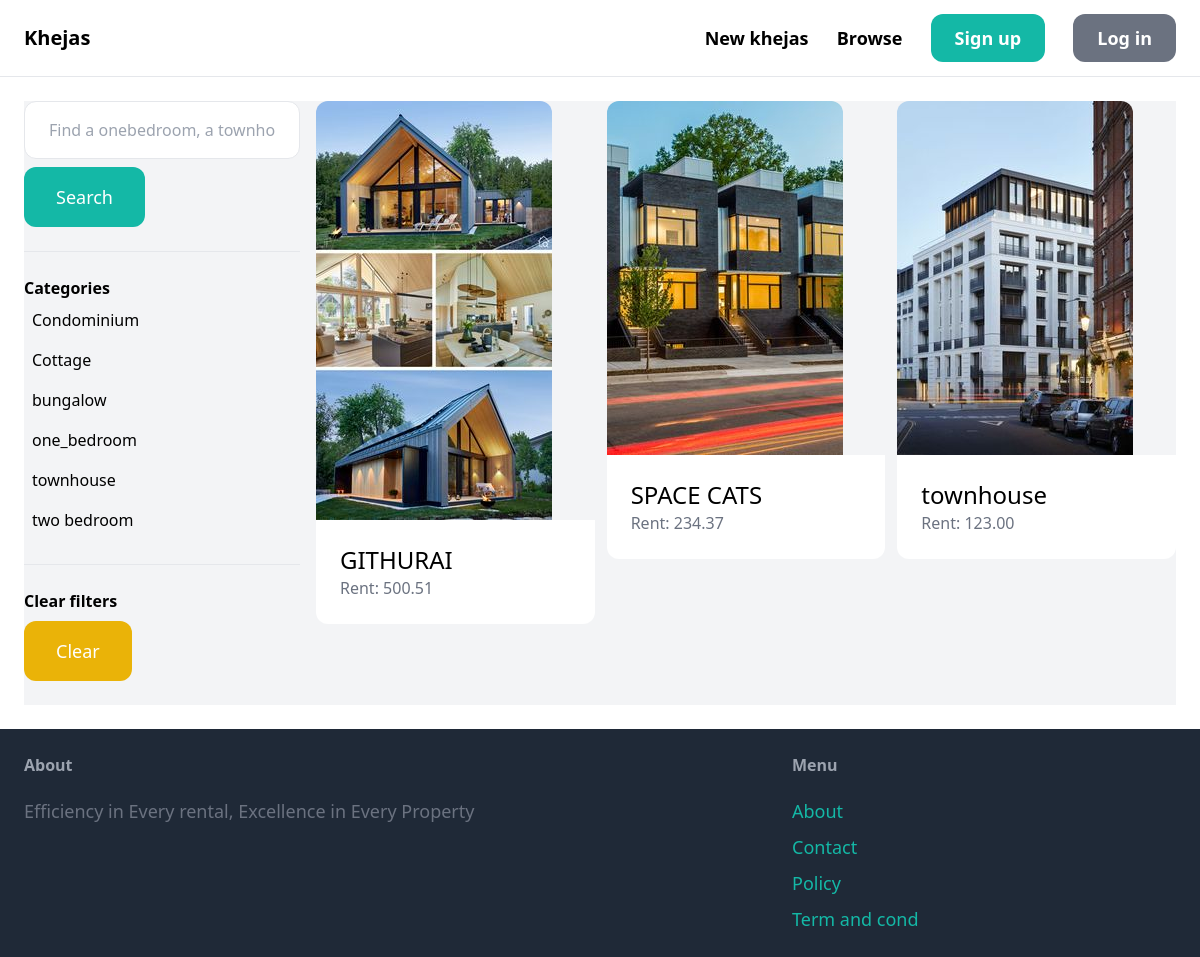
The app's page /khejass/, older data.
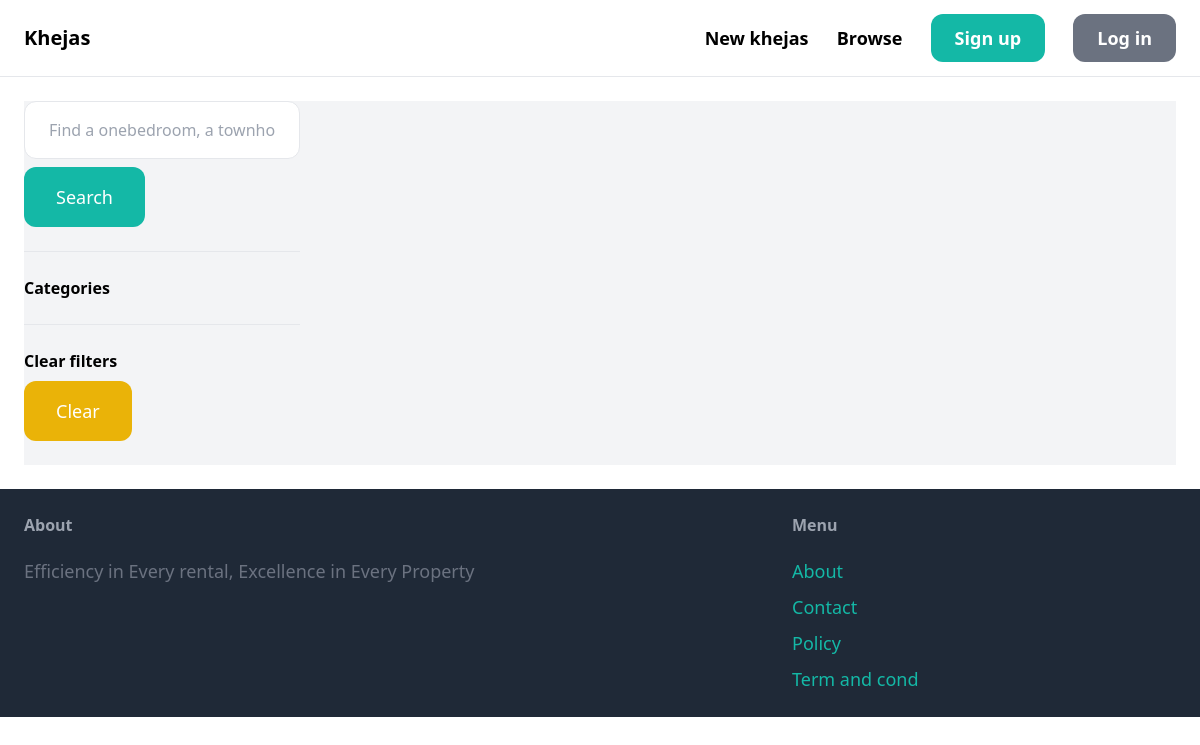
The same page, newer data.
### khejas/models.py (models this page shows, shortened)
class Category(models.Model):
    name = models.CharField(max_length=255)
    class Meta:
        ordering = ('name',)
        verbose_name_plural = 'Categories'

class Khejas(models.Model):
    category = models.ForeignKey(Category, related_name='khejass', on_delete=models.CASCADE)
    name = models.CharField(max_length=255)
    description = models.TextField(blank=True, null=True)
    rent = models.DecimalField(max_digits=5, decimal_places=2)
    image = models.ImageField(upload_to='khejas_images', blank=True, null=True)
    is_vacant = models.BooleanField(default=False)
    created_by = models.ForeignKey(User, related_name='khejass', on_delete=models.CASCADE)
    created_at = models.DateTimeField(auto_now_add=True)

### khejas/views.py (the view)
# urls.py: path('khejass/', include('khejas.urls')),
def khejass(request):
    query = request.GET.get('query', '')
    category_id = request.GET.get('category', 0)
    categories = Category.objects.all()
    khejass = Khejas.objects.filter(is_vacant=False)
    if category_id:
        khejass = khejass.filter(category_id=category_id)
    if query:
        khejass = khejass.filter(Q(name__icontains=query) | Q(description__icontains=query))
    return render(request, 'khejas/khejas.html', {
        'khejass': khejass,
        'query': query,
        'categories': categories,
        'category_id': int(category_id)
    })

### khejas/templates/khejas/khejas.html (shortened to what this page needs)
{% extends 'core/base.html' %}
{% block content %}
    <div class="pb-6 grid grid-cols-4 gap-4 bg-gray-100">
        <div class="col-span-1">
            <form method="get" action="{% url 'khejas:khejass' %}">
                <input name="query" class="w-full py-4 px-6 border rounded-xl" type="text" value="{{ query }}" placeholder="Find a onebedroom, a townhouse or bedsitter...">
                <button class="mt-2 py-4 px-8 text-lg bg-teal-500 text-white rounded-xl">Search</button>
            </form>
            <hr class="my-6">
            <p class="font-semibold">Categories</p>
            <ul>
                {% for category in categories %}
                    <li class="py-2 px-2 rounded-xl{% if category.id == category_id %} bg-gray-200{% endif %}">
                        <a href="{% url 'khejas:khejass' %}?query={{ query }}&category={{ category.id }}">{{ category.name }}</a>
                    </li>
                {% endfor %}
            </ul>
            <hr class="my-6">
            <p class="font-semibold">Clear filters</p>
            <ul>
                <li><a href="{% url 'khejas:khejass' %}" class="mt-2 py-4 px-8 inline-block bg-yellow-500 text-lg rounded-xl text-white">Clear</a>
        </div>
        <div class="col-span-3">
            <div class="grid grid-cols-3 gap-3">
                {% for khejas in khejass %}
                    <div>
                        <a href="{% url 'khejas:detail' khejas.id %}">
                            <div>
                                <img src="{{ khejas.image.url }}" class="rounded-t-xl">
                            </div>
                            <div class="p-6 bg-white rounded-b-xl">
                                <h2 class="text-2xl">{{ khejas.name }}</h2>
                                <p class="text-gray-500">Rent: {{ khejas.rent }}</p>
                            </div>
                        </a>
                    </div>
                {% endfor %}
            </div>
        </div>
    </div>
{% endblock %}

Row changes from the older to the newer data that the page shows:
removed Category: name "Condominium"
removed Category: name "Cottage"
removed Category: name "bungalow"
removed Category: name "one_bedroom"
removed Category: name "townhouse"
removed Category: name "two bedroom"
removed Khejas: image (picture), name "GITHURAI", rent "500.51"
removed Khejas: image (picture), name "SPACE CATS", rent "234.37"
removed Khejas: image (picture), name "townhouse", rent "123.00"
